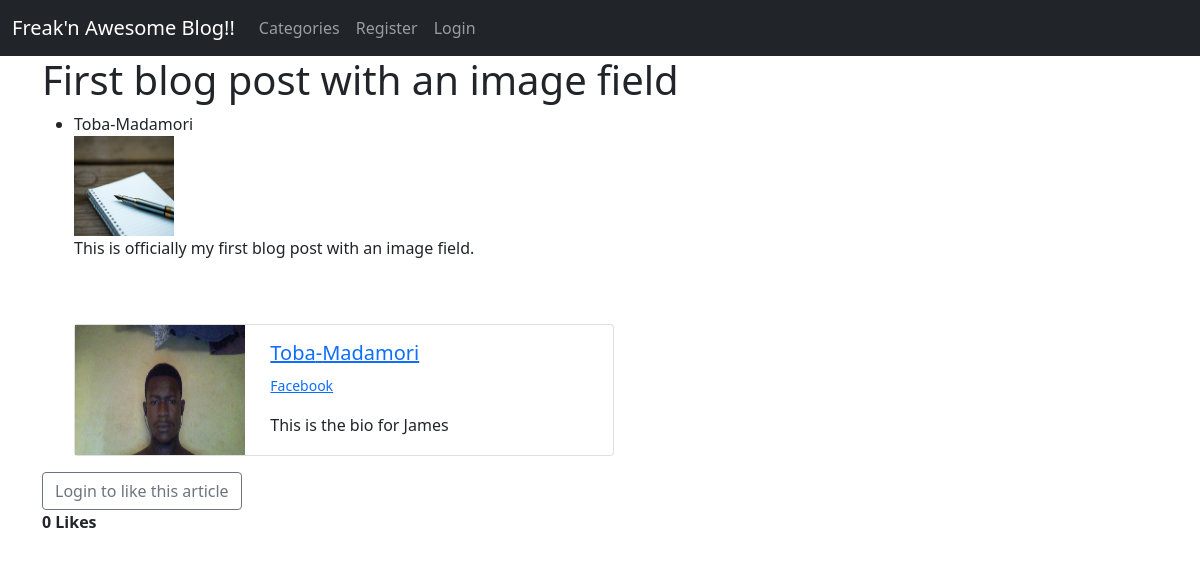
Screenshot of /article/15 with the database file from the repository.
### theblog/models.py (models this page shows, shortened)
class Post(models.Model):
    title = models.CharField(max_length=255)
    author = models.ForeignKey(User, on_delete=models.CASCADE)
    body = RichTextField()
    title_tag = models.CharField(max_length=255, null=True, blank=True)
    date_time = models.DateTimeField(auto_now_add=True, null=True, blank=True)
    category = models.CharField(max_length=255, default= '')
    likes = models.ManyToManyField(User, related_name='blogpost_like')
    snippet = models.CharField(max_length=255, default='click the link to read the full post...')
    images = models.ImageField(null= True, blank= True, upload_to='images/')
    def number_of_likes(self):
        return self.likes.count()

class Profile(models.Model):
    user= models.OneToOneField(User, on_delete=models.CASCADE)
    bio = models.TextField(max_length=255, blank=True)
    profile_image = models.ImageField(null= True, blank=True, upload_to='images/profile/')
    twitter_url = models.CharField(max_length=255, null=True, blank=True)
    facebook_url = models.CharField(max_length=255, null=True, blank=True)

### theblog/views.py (the view)
# urls.py: path('article/<int:pk>', ArticleDetailView.as_view(), name='article-detail' ),
class ArticleDetailView(DetailView):
    model = Post
    template_name = 'article-detail.html'
    def get_context_data(self, **kwargs):
        data = super().get_context_data(**kwargs)
        likes_connected = get_object_or_404(Post, id=self.kwargs['pk'])
        liked = False
        if likes_connected.likes.filter(id=self.request.user.id).exists():
            liked = True
        data ['number_of_likes']= likes_connected.number_of_likes()
        data ['post_is_liked'] = liked
        return data

### theblog/templates/article-detail.html (shortened to what this page needs)
{% extends 'base.html' %}
{% load static %}
{% block content %}
<h1> {{post.title}} </h1>
<ul>
    <li>{{ post.author.first_name}}-{{ post.author.last_name}}</li>
{% if post.images %}
    <img src="{{ post.images.url }}" alt="blog image" height="100" width="100">
{% endif %}
<div>{{ post.body|safe }}</div>
<br><br>
<div class="card mb-3" style="max-width: 540px;">
    <div class="row g-0">
      <div class="col-md-4">
        {% if post.author.profile.profile_image %}
            <img src="{{ post.author.profile.profile_image.url }}" alt="..." height="130" width="170">
        {% else %}
        <img src="{% static 'theblog/images/default_picture.png' %}" alt="..." height="130" width="170">
        {% endif %}
      </div>
      <div class="col-md-8">
        <div class="card-body">
          <h5 class="card-title"> <a href="{% url 'profile' post.author.profile.pk %}">{{ post.author.first_name}}-{{ post.author.last_name}}</a></h5>
          <p class="card-text"><small class="text-muted">
              {% if post.author.profile.facebook_url %}
                <a href="{{post.author.profile.facebook_url}}">Facebook</a>
              {% endif %}
          </small></p>
          <p class="card-text"> {{post.author.profile.bio}}</p>
        </div>
      </div>
    </div>
  </div>
</ul>
{% if user.is_authenticated %}
    <form action="{% url 'blogpost_like' object.id %}" method="POST">
        {% csrf_token%}
        {% if post_is_liked %}
            <button type="submit" name="post_id" value="{{ object.id }}" class="btn btn-secondary">Unlike</button>
        {% else %}
            <button type="submit" name="post_id" value="{{ object.id}}" class="btn btn-secondary">Like</button>
        {% endif %}
    </form>
{% else %}
    <a class="btn btn-outline-secondary" href="{% url 'login' %}">Login to like this article</a><br/>
{% endif %}
<strong >{{number_of_likes}} Like{{ number_of_likes|pluralize }}</strong><br><br>
{% endblock %}

### rows the page displays
Post: title "First blog post with an image field", author.first_name "Toba", author.last_name "Madamori", images (picture), body "This is officially my first blog post with an image field.", author.profile.profile_image (picture), author.profile.bio "This is the bio for James"

### other values shown
{{ number_of_likes }} "0"
